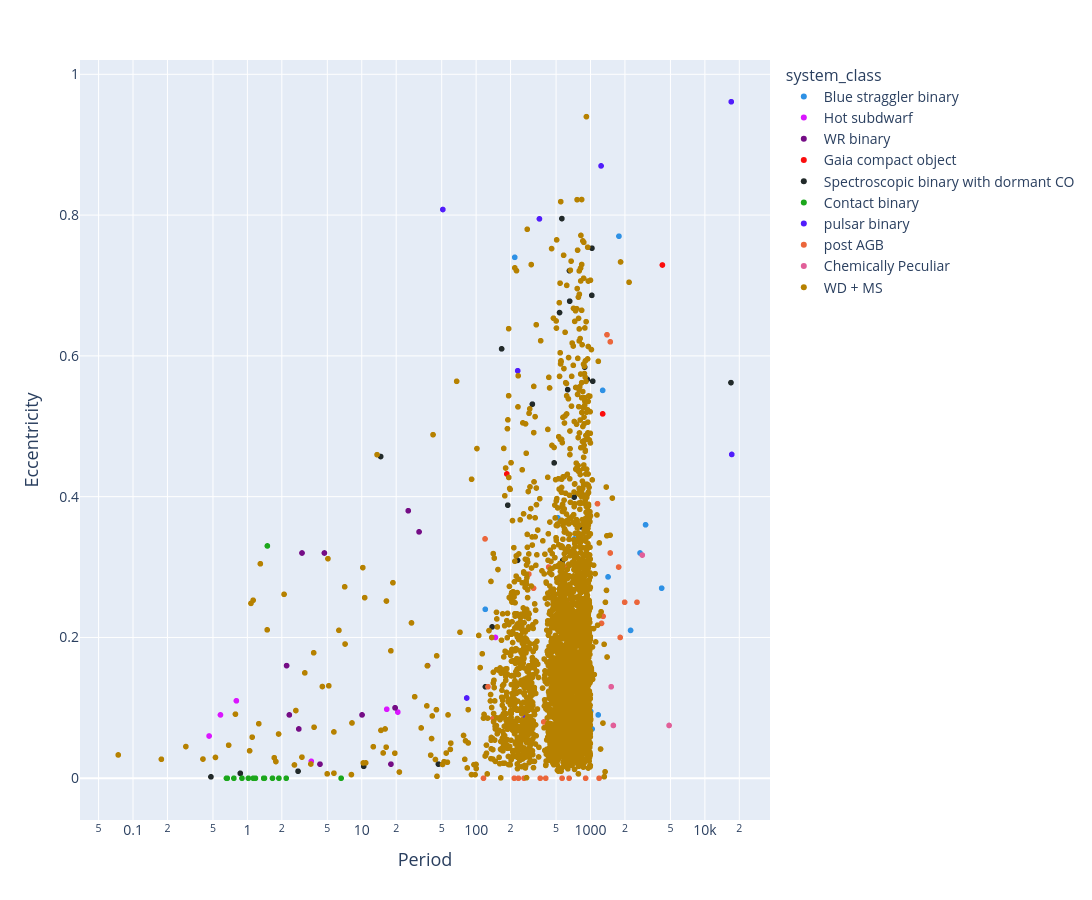

The code cell stored with this chart in its notebook:
### Code cell
# Example 1: Simple usage with automatic colors
fig = plotly_vars('Period', 'Eccentricity', pd_catalog_data, logx=True, color_by='system_class')
fig.show()

### Figure 1 — Plotly figure (JSON) as saved in the notebook; plotly's stock layout.template omitted (floating-point values rounded to 4 significant figures; data arrays with more than 128 entries replaced by an {"elided": "..."} marker saying what was removed)
{"data": [{"customdata": {"elided": "17x9 str values"}, "hovertemplate": "Period=%{x:.3f}<br>Eccentricity=%{y:.3f}<br>System Name=%{customdata[0]}<br>Type1=%{customdata[1]}<br>Type2=%{customdata[2]}<br>evol_type_1=%{customdata[3]}<br>evol_type_2=%{customdata[4]}<br>obs_type_1=%{customdata[5]}<br>obs_type_2=%{customdata[6]}<extra></extra>", "legendgroup": "Blue straggler binary", "marker": {"color": "#2E91E5", "size": 6, "symbol": "circle"}, "mode": "markers", "name": "Blue straggler binary", "showlegend": true, "type": "scattergl", "x": [722.0, 2240.0, 1033.0, 1168.0, 3030.0, 546.7, 615.2, 1003.0, 1772.0, 690.0, 120.2, 1277.0, 1423.0, 2710.0, 517.0, 4190.0, 217.6], "xaxis": "x", "y": [0.34, 0.21, 0.07, 0.09, 0.36, 0.269, 0.21, 0.095, 0.77, 0.07, 0.24, 0.551, 0.286, 0.32, 0.37, 0.27, 0.74], "yaxis": "y"}, {"customdata": [["HD200310", "Be", "sdOB", "MS", "He-star", "Be", "sdOB", "Hot subdwarf", "Hot subdwarf"], ["GALEXJ2349+3844", "", "", "MS", "He-star", "WD/MS", "sdB", "Hot subdwarf", "Hot subdwarf"], ["HFG1", "", "", "MS", "He-star", "G", "sdB", "Hot subdwarf", "Hot subdwarf"], ["EQPsc", "", "", "MS", "He-star", "M", "sdB", "Hot subdwarf", "Hot subdwarf"], ["PB7352", "", "", "MS", "He-star", "WD/MS", "sdB", "Hot subdwarf", "Hot subdwarf"], ["EGB5", "", "", "MS", "He-star", "WD/M", "sdB", "Hot subdwarf", "Hot subdwarf"], ["HD185510", "", "", "MS", "He-star", "K0", "sdB", "Hot subdwarf", "Hot subdwarf"]], "hovertemplate": "Period=%{x:.3f}<br>Eccentricity=%{y:.3f}<br>System Name=%{customdata[0]}<br>Type1=%{customdata[1]}<br>Type2=%{customdata[2]}<br>evol_type_1=%{customdata[3]}<br>evol_type_2=%{customdata[4]}<br>obs_type_1=%{customdata[5]}<br>obs_type_2=%{customdata[6]}<extra></extra>", "legendgroup": "Hot subdwarf", "marker": {"color": "#DA16FF", "size": 6, "symbol": "circle"}, "mode": "markers", "name": "Hot subdwarf", "showlegend": true, "type": "scattergl", "x": [147.6, 0.4625, 0.5816, 0.8008, 3.622, 16.54, 20.66], "xaxis": "x", "y": [0.2, 0.06, 0.09, 0.11, 0.024, 0.098, 0.094], "yaxis": "y"}, {"customdata": [["BAT99 19", "O6 V", "WR-WN4", "MS", "He-star", "O6 V", "WR-WN4", "WR binary", "WR binary"], ["BAT99 29", "B1.5 V", "WR-WN3", "MS", "He-star", "B1.5 V", "WR-WN3", "WR binary", "WR binary"], ["BAT99 43", "O9 V", "WR-WN3", "MS", "He-star", "O9 V", "WR-WN3", "WR binary", "WR binary"], ["BAT99 49", "O9 V", "WR-WN4", "MS", "He-star", "O9 V", "WR-WN4", "WR binary", "WR binary"], ["BAT99 59", "O9 V", "WR-WN4", "MS", "He-star", "O9 V", "WR-WN4", "WR binary", "WR binary"], ["BAT99 64", "O9 V", "WR-WN4", "MS", "He-star", "O9 V", "WR-WN4", "WR binary", "WR binary"], ["BAT99 71", "O6.5 V", "WR-WN3", "MS", "He-star", "O6.5 V", "WR-WN3", "WR binary", "WR binary"], ["BAT99 77", "O7.5 III", "WR-WN7", "MS", "He-star", "O7.5 III", "WR-WN7", "WR binary", "WR binary"], ["BAT99 92", "O6 V", "WR-WN3", "MS", "He-star", "O6 V", "WR-WN3", "WR binary", "WR binary"], ["BAT99 126", "O7 V", "WR-WN3", "MS", "He-star", "O7 V", "WR-WN3", "WR binary", "WR binary"], ["SMC AB 3", "O-O9", "WR-WN3", "MS", "He-star", "O-O9", "WR-WN3", "WR binary", "WR binary"], ["SMC AB 7", "O-O6 I", "WR-WN4", "MS", "He-star", "O-O6 I", "WR-WN4", "WR binary", "WR binary"], ["SMC AB 8", "O-O4 V", "WR-WO4", "MS", "He-star", "O-O4 V", "WR-WO4", "WR binary", "WR binary"]], "hovertemplate": "Period=%{x:.3f}<br>Eccentricity=%{y:.3f}<br>System Name=%{customdata[0]}<br>Type1=%{customdata[1]}<br>Type2=%{customdata[2]}<br>evol_type_1=%{customdata[3]}<br>evol_type_2=%{customdata[4]}<br>obs_type_1=%{customdata[5]}<br>obs_type_2=%{customdata[6]}<extra></extra>", "legendgroup": "WR binary", "marker": {"color": "#750D86", "size": 6, "symbol": "circle"}, "mode": "markers", "name": "WR binary", "showlegend": true, "type": "scattergl", "x": [17.99, 2.202, 2.816, 31.69, 4.713, 37.59, 2.326, 3.003, 4.312, 25.5, 10.05, 19.56, 19.56], "xaxis": "x", "y": [0.02, 0.16, 0.07, 0.35, 0.32, 0.16, 0.09, 0.32, 0.02, 0.38, 0.09, 0.1, 0.1], "yaxis": "y"}, {"customdata": [["Gaia BH1", "MS", "BH", "MS", "BH", "", "", "Gaia compact object", "Gaia compact object"], ["Gaia BH2", "RG", "BH", "RGB", "BH", "RG", "", "Gaia compact object", "Gaia compact object"], ["Gaia BH3", "RG", "BH", "RGB", "BH", "RG", "", "Gaia compact object", "Gaia compact object"], ["Gaia NS1", "MS", "NS", "MS", "NS", "", "", "Gaia compact object", "Gaia compact object"]], "hovertemplate": "Period=%{x:.3f}<br>Eccentricity=%{y:.3f}<br>System Name=%{customdata[0]}<br>Type1=%{customdata[1]}<br>Type2=%{customdata[2]}<br>evol_type_1=%{customdata[3]}<br>evol_type_2=%{customdata[4]}<br>obs_type_1=%{customdata[5]}<br>obs_type_2=%{customdata[6]}<extra></extra>", "legendgroup": "Gaia compact object", "marker": {"color": "#FB0D0D", "size": 6, "symbol": "circle"}, "mode": "markers", "name": "Gaia compact object", "showlegend": true, "type": "scattergl", "x": [185.4, 1277.0, 4253.0, 730.9], "xaxis": "x", "y": [0.4323, 0.5176, 0.7291, 0.123], "yaxis": "y"}, {"customdata": {"elided": "31x9 str values"}, "hovertemplate": "Period=%{x:.3f}<br>Eccentricity=%{y:.3f}<br>System Name=%{customdata[0]}<br>Type1=%{customdata[1]}<br>Type2=%{customdata[2]}<br>evol_type_1=%{customdata[3]}<br>evol_type_2=%{customdata[4]}<br>obs_type_1=%{customdata[5]}<br>obs_type_2=%{customdata[6]}<extra></extra>", "legendgroup": "Spectroscopic binary with dormant CO", "marker": {"color": "#222A2A", "size": 6, "symbol": "circle"}, "mode": "markers", "name": "Spectroscopic binary with dormant CO", "showlegend": true, "type": "scattergl", "x": [10.4, 167.0, 14.63, 877.0, 189.1, 230.2, 310.2, 481.0, 497.6, 536.1, 561.8, 570.9, 631.8, 632.6, 636.1, 654.6, 657.4, 719.8, 827.0, 889.5, 938.3, 1027.0, 1029.0, 1046.0, 0.8666, 16910.0, 2.774, 120.6, 46.81, 0.4799, 138.0], "xaxis": "x", "y": [0.017, 0.61, 0.457, 0.05, 0.3879, 0.3095, 0.5314, 0.448, 0.168, 0.6615, 0.795, 0.3093, 0.552, 0.2668, 0.3228, 0.721, 0.6777, 0.3993, 0.357, 0.584, 0.5666, 0.686, 0.753, 0.564, 0.007, 0.562, 0.01, 0.13, 0.02, 0.002, 0.215], "yaxis": "y"}, {"customdata": {"elided": "15x9 str values"}, "hovertemplate": "Period=%{x:.3f}<br>Eccentricity=%{y:.3f}<br>System Name=%{customdata[0]}<br>Type1=%{customdata[1]}<br>Type2=%{customdata[2]}<br>evol_type_1=%{customdata[3]}<br>evol_type_2=%{customdata[4]}<br>obs_type_1=%{customdata[5]}<br>obs_type_2=%{customdata[6]}<extra></extra>", "legendgroup": "Contact binary", "marker": {"color": "#1CA71C", "size": 6, "symbol": "circle"}, "mode": "markers", "name": "Contact binary", "showlegend": true, "type": "scattergl", "x": [2.185, 1.175, 1.387, 1.886, 1.124, 0.6668, 0.8966, 1.658, 1.495, 0.7619, 1.411, 1.141, 0.6563, 6.598, 1.019], "xaxis": "x", "y": [0.0, 0.0, 0.0, 0.0, 0.0, 0.0, 0.0, 0.0, 0.33, 0.0, 0.0, 0.0, 0.0, 0.0, 0.0], "yaxis": "y"}, {"customdata": [["PSR B1820-11", "MS/WD?", "NS", "MS", "NS", "MS/WD?", "", "pulsar binary", "pulsar binary"], ["PSR J1954+2529", "MS/WD?", "NS", "MS", "NS", "MS/WD?", "", "pulsar binary", "pulsar binary"], ["PSR J0045-7319", "BIV", "NS", "MS", "NS", "BIV", "", "pulsar binary", "pulsar binary"], ["PSR B1259-63", "Be", "NS", "MS", "NS", "Be", "", "pulsar binary", "pulsar binary"], ["PSR J1638-4725", "B", "NS", "MS", "NS", "B", "", "pulsar binary", "pulsar binary"], ["PSR J2032+4127", "Be", "NS", "MS", "NS", "Be", "", "pulsar binary", "pulsar binary"], ["PSR J2108+4516", "O/Be", "NS", "MS", "NS", "O/Be", "", "pulsar binary", "pulsar binary"], ["PSR J0210+5845", "B6V", "NS", "MS", "NS", "B6V", "", "pulsar binary", "pulsar binary"]], "hovertemplate": "Period=%{x:.3f}<br>Eccentricity=%{y:.3f}<br>System Name=%{customdata[0]}<br>Type1=%{customdata[1]}<br>Type2=%{customdata[2]}<br>evol_type_1=%{customdata[3]}<br>evol_type_2=%{customdata[4]}<br>obs_type_1=%{customdata[5]}<br>obs_type_2=%{customdata[6]}<extra></extra>", "legendgroup": "pulsar binary", "marker": {"color": "#511CFB", "size": 6, "symbol": "circle"}, "mode": "markers", "name": "pulsar binary", "showlegend": true, "type": "scattergl", "x": [357.8, 82.72, 51.17, 1237.0, 231.0, 17000.0, 269.4, 17180.0], "xaxis": "x", "y": [0.7946, 0.114, 0.8079, 0.8699, 0.5789, 0.961, 0.08742, 0.46], "yaxis": "y"}, {"customdata": {"elided": "33x9 str values"}, "hovertemplate": "Period=%{x:.3f}<br>Eccentricity=%{y:.3f}<br>System Name=%{customdata[0]}<br>Type1=%{customdata[1]}<br>Type2=%{customdata[2]}<br>evol_type_1=%{customdata[3]}<br>evol_type_2=%{customdata[4]}<br>obs_type_1=%{customdata[5]}<br>obs_type_2=%{customdata[6]}<extra></extra>", "legendgroup": "post AGB", "marker": {"color": "#EB663B", "size": 6, "symbol": "circle"}, "mode": "markers", "name": "post AGB", "showlegend": true, "type": "scattergl", "x": [289.1, 1189.0, 871.7, 140.8, 1248.0, 1151.0, 317.6, 597.4, 1289.0, 1989.0, 906.3, 1488.0, 363.3, 259.6, 1818.0, 430.6, 234.4, 262.6, 215.4, 501.1, 1762.0, 390.2, 649.8, 1394.0, 519.7, 127.0, 119.6, 1489.0, 116.0, 406.0, 564.3, 662.2, 2550.0], "xaxis": "x", "y": [0.29, 0.0, 0.024, 0.085, 0.22, 0.39, 0.27, 0.3, 0.23, 0.25, 0.0, 0.32, 0.0, 0.21, 0.2, 0.3, 0.0, 0.0, 0.0, 0.2, 0.3, 0.08, 0.0, 0.63, 0.24, 0.13, 0.34, 0.62, 0.0, 0.0, 0.0, 0.25, 0.25], "yaxis": "y"}, {"customdata": [["BD-10d4311", "sgCH", "WD", "MS", "WD", "sgCH", "", "Chemically Peculiar", "Chemically Peculiar"], ["BD-18d255", "dBa", "WD", "MS", "WD", "dBa", "", "Chemically Peculiar", "Chemically Peculiar"], ["BD+18d5215", "dBa", "WD", "MS", "WD", "dBa", "", "Chemically Peculiar", "Chemically Peculiar"], ["HD98991", "dBa", "WD", "MS", "WD", "dBa", "", "Chemically Peculiar", "Chemically Peculiar"]], "hovertemplate": "Period=%{x:.3f}<br>Eccentricity=%{y:.3f}<br>System Name=%{customdata[0]}<br>Type1=%{customdata[1]}<br>Type2=%{customdata[2]}<br>evol_type_1=%{customdata[3]}<br>evol_type_2=%{customdata[4]}<br>obs_type_1=%{customdata[5]}<br>obs_type_2=%{customdata[6]}<extra></extra>", "legendgroup": "Chemically Peculiar", "marker": {"color": "#E15F99", "size": 6, "symbol": "circle"}, "mode": "markers", "name": "Chemically Peculiar", "showlegend": true, "type": "scattergl", "x": [4865.0, 1585.0, 1516.0, 2836.0], "xaxis": "x", "y": [0.075, 0.075, 0.13, 0.317], "yaxis": "y"}, {"customdata": {"elided": "3383x9 str values"}, "hovertemplate": "Period=%{x:.3f}<br>Eccentricity=%{y:.3f}<br>System Name=%{customdata[0]}<br>Type1=%{customdata[1]}<br>Type2=%{customdata[2]}<br>evol_type_1=%{customdata[3]}<br>evol_type_2=%{customdata[4]}<br>obs_type_1=%{customdata[5]}<br>obs_type_2=%{customdata[6]}<extra></extra>", "legendgroup": "WD + MS", "marker": {"color": "#B68100", "size": 6, "symbol": "circle"}, "mode": "markers", "name": "WD + MS", "showlegend": true, "type": "scattergl", "x": {"elided": "3383 float values"}, "xaxis": "x", "y": {"elided": "3383 float values"}, "yaxis": "y"}], "layout": {"height": 900, "legend": {"font": {"size": 14}, "title": {"font": {"size": 16}, "text": "system_class"}, "tracegroupgap": 0}, "margin": {"t": 60}, "width": 1200, "xaxis": {"anchor": "y", "domain": [0, 1], "tickfont": {"size": 14}, "title": {"font": {"size": 18}, "text": "Period"}, "type": "log"}, "yaxis": {"anchor": "x", "domain": [0, 1], "tickfont": {"size": 14}, "title": {"font": {"size": 18}, "text": "Eccentricity"}}}}
